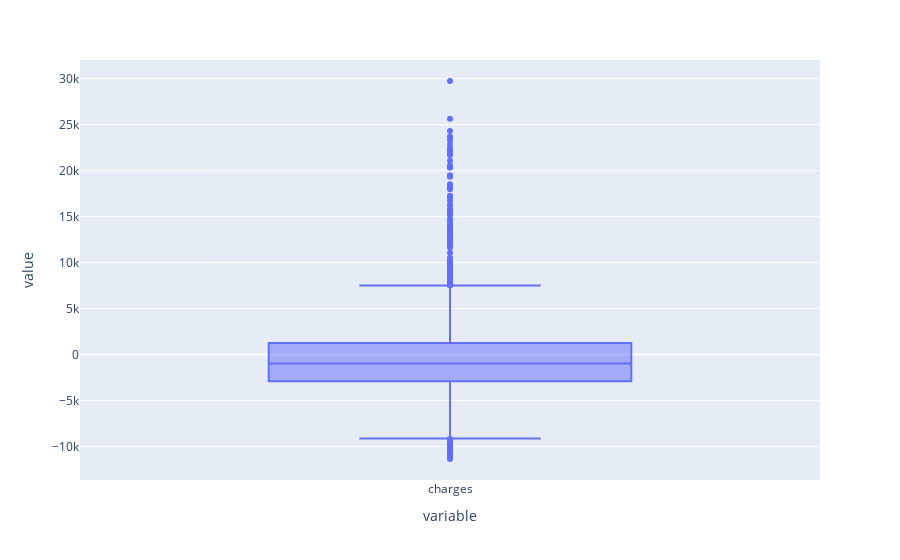
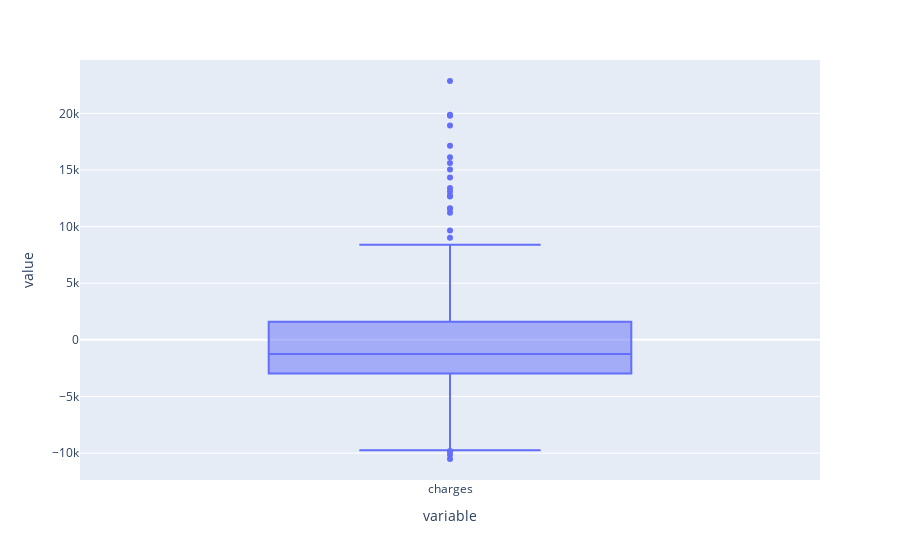

These figures' notebook cell, in order:
### Code cell
fig1 = px.box(y_train-y_train_pred)
fig1.show()
fig2 = px.box(y_test-y_test_pred)
fig2.show()

### Figure 1 — Plotly figure (JSON) as saved in the notebook; plotly's stock layout.template omitted (floating-point values rounded to 4 significant figures; data arrays with more than 128 entries replaced by an {"elided": "..."} marker saying what was removed)
{"data": [{"alignmentgroup": "True", "hovertemplate": "variable=%{x}<br>value=%{y}<extra></extra>", "legendgroup": "", "marker": {"color": "#636efa"}, "name": "", "notched": false, "offsetgroup": "", "orientation": "v", "showlegend": false, "type": "box", "x": {"elided": "1070 str values"}, "x0": " ", "xaxis": "x", "y": {"elided": "1070 float values"}, "y0": " ", "yaxis": "y"}], "layout": {"boxmode": "group", "legend": {"tracegroupgap": 0}, "margin": {"t": 60}, "xaxis": {"anchor": "y", "domain": [0, 1], "title": {"text": "variable"}}, "yaxis": {"anchor": "x", "domain": [0, 1], "title": {"text": "value"}}}}

### Figure 2 — Plotly figure (JSON) as saved in the notebook; plotly's stock layout.template omitted (floating-point values rounded to 4 significant figures; data arrays with more than 128 entries replaced by an {"elided": "..."} marker saying what was removed)
{"data": [{"alignmentgroup": "True", "hovertemplate": "variable=%{x}<br>value=%{y}<extra></extra>", "legendgroup": "", "marker": {"color": "#636efa"}, "name": "", "notched": false, "offsetgroup": "", "orientation": "v", "showlegend": false, "type": "box", "x": {"elided": "268 str values"}, "x0": " ", "xaxis": "x", "y": {"elided": "268 float values"}, "y0": " ", "yaxis": "y"}], "layout": {"boxmode": "group", "legend": {"tracegroupgap": 0}, "margin": {"t": 60}, "xaxis": {"anchor": "y", "domain": [0, 1], "title": {"text": "variable"}}, "yaxis": {"anchor": "x", "domain": [0, 1], "title": {"text": "value"}}}}
